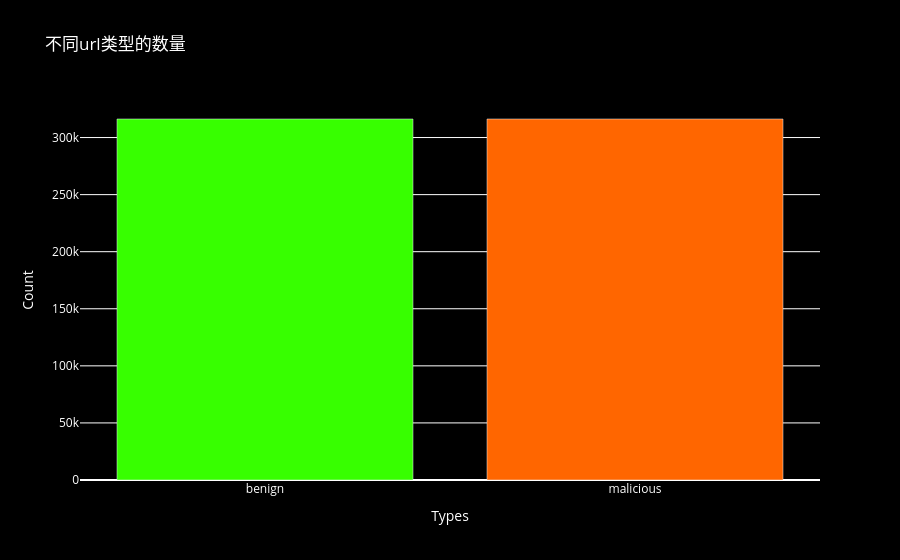

The cell this chart's notebook holds for it:
### Code cell
type_count = data["label"].value_counts()
type_bar_graph = go.Figure(data=[go.Bar(x=type_count.index,y=type_count,marker={'color':["#37FF00","#FF6600"]})])

type_bar_graph.update_layout(
    xaxis_title='种类',
    yaxis_title='统计数量',
    title='不同url类型的数量',
    plot_bgcolor='black',
    paper_bgcolor='black',
    font=dict(color='white'),
)
type_bar_graph.update_xaxes(tickfont=dict(color='white'))
type_bar_graph.update_yaxes(tickfont=dict(color='white'))
type_bar_graph.show()

### Figure 1 — Plotly figure (JSON) as saved in the notebook; plotly's stock layout.template omitted (floating-point values rounded to 4 significant figures)
{"data": [{"marker": {"color": ["#37FF00", "#FF6600"]}, "type": "bar", "x": ["benign", "malicious"], "y": [316254, 316254]}], "layout": {"font": {"color": "white"}, "paper_bgcolor": "black", "plot_bgcolor": "black", "title": {"text": "不同url类型的数量"}, "xaxis": {"tickfont": {"color": "white"}, "title": {"text": "Types"}}, "yaxis": {"tickfont": {"color": "white"}, "title": {"text": "Count"}}}}
